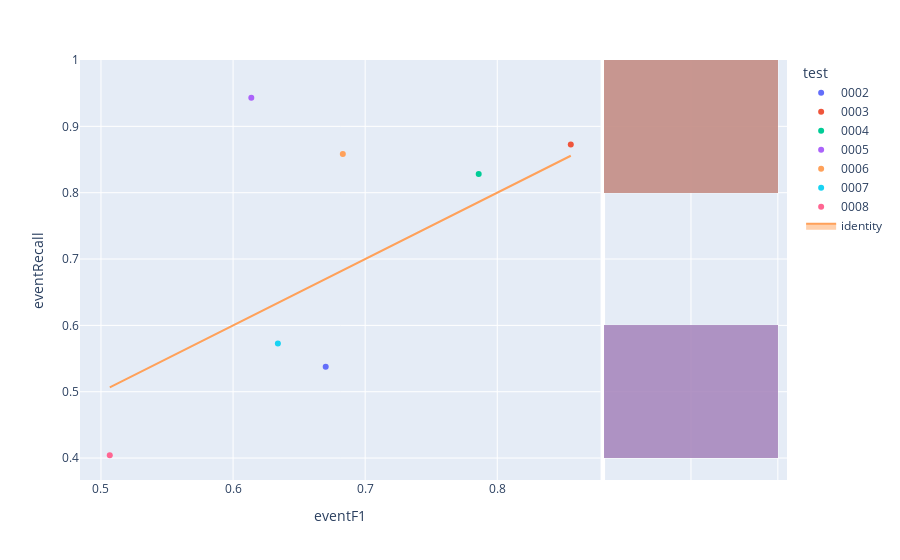

Here is the notebook cell this chart was saved with:
### Code cell
fig=px.scatter(experimentModels,x='eventF1',y='eventRecall',color='test',hover_name='modelId', marginal_y="histogram")
fig.add_trace(
    go.Scatter(x=experimentModels['eventF1'], y=experimentModels['eventF1'], name="identity", mode='lines',fill="toself")
)
fig.show()

### Figure 1 — Plotly figure (JSON) as saved in the notebook; plotly's stock layout.template omitted (floating-point values rounded to 4 significant figures)
{"data": [{"hovertemplate": "<b>%{hovertext}</b><br><br>test=0002<br>eventF1=%{x}<br>eventRecall=%{y}<extra></extra>", "hovertext": ["9e8c92c9-d012-4e46-a60f-74540df5103d"], "legendgroup": "0002", "marker": {"color": "#636efa", "symbol": "circle"}, "mode": "markers", "name": "0002", "orientation": "v", "showlegend": true, "type": "scatter", "x": [0.6701], "xaxis": "x", "y": [0.5375], "yaxis": "y"}, {"alignmentgroup": "True", "bingroup": "y", "hovertemplate": "test=0002<br>eventRecall=%{y}<br>count=%{x}<extra></extra>", "legendgroup": "0002", "marker": {"color": "#636efa"}, "name": "0002", "offsetgroup": "0002", "opacity": 0.5, "showlegend": false, "type": "histogram", "xaxis": "x2", "y": [0.5375], "yaxis": "y2"}, {"hovertemplate": "<b>%{hovertext}</b><br><br>test=0003<br>eventF1=%{x}<br>eventRecall=%{y}<extra></extra>", "hovertext": ["16258fa7-20b7-495e-a32f-75aec610ef66"], "legendgroup": "0003", "marker": {"color": "#EF553B", "symbol": "circle"}, "mode": "markers", "name": "0003", "orientation": "v", "showlegend": true, "type": "scatter", "x": [0.8557], "xaxis": "x", "y": [0.8728], "yaxis": "y"}, {"alignmentgroup": "True", "bingroup": "y", "hovertemplate": "test=0003<br>eventRecall=%{y}<br>count=%{x}<extra></extra>", "legendgroup": "0003", "marker": {"color": "#EF553B"}, "name": "0003", "offsetgroup": "0003", "opacity": 0.5, "showlegend": false, "type": "histogram", "xaxis": "x2", "y": [0.8728], "yaxis": "y2"}, {"hovertemplate": "<b>%{hovertext}</b><br><br>test=0004<br>eventF1=%{x}<br>eventRecall=%{y}<extra></extra>", "hovertext": ["3654a0cd-77b5-4bcf-8238-54296d7c1a27"], "legendgroup": "0004", "marker": {"color": "#00cc96", "symbol": "circle"}, "mode": "markers", "name": "0004", "orientation": "v", "showlegend": true, "type": "scatter", "x": [0.786], "xaxis": "x", "y": [0.8282], "yaxis": "y"}, {"alignmentgroup": "True", "bingroup": "y", "hovertemplate": "test=0004<br>eventRecall=%{y}<br>count=%{x}<extra></extra>", "legendgroup": "0004", "marker": {"color": "#00cc96"}, "name": "0004", "offsetgroup": "0004", "opacity": 0.5, "showlegend": false, "type": "histogram", "xaxis": "x2", "y": [0.8282], "yaxis": "y2"}, {"hovertemplate": "<b>%{hovertext}</b><br><br>test=0005<br>eventF1=%{x}<br>eventRecall=%{y}<extra></extra>", "hovertext": ["8cec6075-9679-4f7b-b5c7-d6ff36147e79"], "legendgroup": "0005", "marker": {"color": "#ab63fa", "symbol": "circle"}, "mode": "markers", "name": "0005", "orientation": "v", "showlegend": true, "type": "scatter", "x": [0.6138], "xaxis": "x", "y": [0.943], "yaxis": "y"}, {"alignmentgroup": "True", "bingroup": "y", "hovertemplate": "test=0005<br>eventRecall=%{y}<br>count=%{x}<extra></extra>", "legendgroup": "0005", "marker": {"color": "#ab63fa"}, "name": "0005", "offsetgroup": "0005", "opacity": 0.5, "showlegend": false, "type": "histogram", "xaxis": "x2", "y": [0.943], "yaxis": "y2"}, {"hovertemplate": "<b>%{hovertext}</b><br><br>test=0006<br>eventF1=%{x}<br>eventRecall=%{y}<extra></extra>", "hovertext": ["5401bdbe-22c1-42a0-9740-d2921a271387"], "legendgroup": "0006", "marker": {"color": "#FFA15A", "symbol": "circle"}, "mode": "markers", "name": "0006", "orientation": "v", "showlegend": true, "type": "scatter", "x": [0.6831], "xaxis": "x", "y": [0.8584], "yaxis": "y"}, {"alignmentgroup": "True", "bingroup": "y", "hovertemplate": "test=0006<br>eventRecall=%{y}<br>count=%{x}<extra></extra>", "legendgroup": "0006", "marker": {"color": "#FFA15A"}, "name": "0006", "offsetgroup": "0006", "opacity": 0.5, "showlegend": false, "type": "histogram", "xaxis": "x2", "y": [0.8584], "yaxis": "y2"}, {"hovertemplate": "<b>%{hovertext}</b><br><br>test=0007<br>eventF1=%{x}<br>eventRecall=%{y}<extra></extra>", "hovertext": ["2d237bf5-9265-439a-827b-f1411cb4fc3a"], "legendgroup": "0007", "marker": {"color": "#19d3f3", "symbol": "circle"}, "mode": "markers", "name": "0007", "orientation": "v", "showlegend": true, "type": "scatter", "x": [0.6339], "xaxis": "x", "y": [0.5726], "yaxis": "y"}, {"alignmentgroup": "True", "bingroup": "y", "hovertemplate": "test=0007<br>eventRecall=%{y}<br>count=%{x}<extra></extra>", "legendgroup": "0007", "marker": {"color": "#19d3f3"}, "name": "0007", "offsetgroup": "0007", "opacity": 0.5, "showlegend": false, "type": "histogram", "xaxis": "x2", "y": [0.5726], "yaxis": "y2"}, {"hovertemplate": "<b>%{hovertext}</b><br><br>test=0008<br>eventF1=%{x}<br>eventRecall=%{y}<extra></extra>", "hovertext": ["8bf430c8-bbc9-4ee2-927e-75f7a5e76570"], "legendgroup": "0008", "marker": {"color": "#FF6692", "symbol": "circle"}, "mode": "markers", "name": "0008", "orientation": "v", "showlegend": true, "type": "scatter", "x": [0.5067], "xaxis": "x", "y": [0.4043], "yaxis": "y"}, {"alignmentgroup": "True", "bingroup": "y", "hovertemplate": "test=0008<br>eventRecall=%{y}<br>count=%{x}<extra></extra>", "legendgroup": "0008", "marker": {"color": "#FF6692"}, "name": "0008", "offsetgroup": "0008", "opacity": 0.5, "showlegend": false, "type": "histogram", "xaxis": "x2", "y": [0.4043], "yaxis": "y2"}, {"fill": "toself", "mode": "lines", "name": "identity", "type": "scatter", "x": [0.6701, 0.8557, 0.786, 0.6138, 0.6831, 0.6339, 0.5067], "y": [0.6701, 0.8557, 0.786, 0.6138, 0.6831, 0.6339, 0.5067]}], "layout": {"barmode": "overlay", "legend": {"title": {"text": "test"}, "tracegroupgap": 0}, "margin": {"t": 60}, "xaxis": {"anchor": "y", "domain": [0, 0.7363], "title": {"text": "eventF1"}}, "xaxis2": {"anchor": "y2", "domain": [0.7413, 1], "matches": "x2", "showgrid": true, "showline": false, "showticklabels": false, "ticks": ""}, "yaxis": {"anchor": "x", "domain": [0, 1], "title": {"text": "eventRecall"}}, "yaxis2": {"anchor": "x2", "domain": [0, 1], "matches": "y", "showgrid": true, "showticklabels": false}}}
